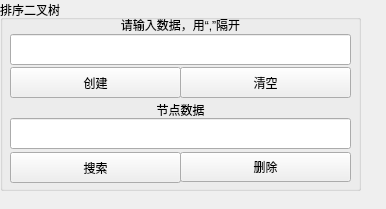
<?xml version="1.0" encoding="UTF-8"?>
<ui version="4.0">
 <class>BinaryTreeUI</class>
 <widget class="QWidget" name="BinaryTreeUI">
  <property name="geometry">
   <rect>
    <x>0</x>
    <y>0</y>
    <width>386</width>
    <height>209</height>
   </rect>
  </property>
  <property name="windowTitle">
   <string>Form</string>
  </property>
  <widget class="QGroupBox" name="groupBox">
   <property name="geometry">
    <rect>
     <x>0</x>
     <y>0</y>
     <width>361</width>
     <height>191</height>
    </rect>
   </property>
   <property name="title">
    <string>排序二叉树</string>
   </property>
   <widget class="QPushButton" name="Button_InsertBiTreeNode">
    <property name="geometry">
     <rect>
      <x>10</x>
      <y>67</y>
      <width>171</width>
      <height>31</height>
     </rect>
    </property>
    <property name="text">
     <string>创建</string>
    </property>
   </widget>
   <widget class="QPushButton" name="Button_SearchBiTreeNode">
    <property name="geometry">
     <rect>
      <x>10</x>
      <y>152</y>
      <width>171</width>
      <height>31</height>
     </rect>
    </property>
    <property name="text">
     <string>搜索</string>
    </property>
   </widget>
   <widget class="QPushButton" name="Button_CleanBiTreeNode">
    <property name="geometry">
     <rect>
      <x>180</x>
      <y>67</y>
      <width>171</width>
      <height>31</height>
     </rect>
    </property>
    <property name="text">
     <string>清空</string>
    </property>
   </widget>
   <widget class="QPushButton" name="Button_DeleteBiTreeNode">
    <property name="geometry">
     <rect>
      <x>180</x>
      <y>152</y>
      <width>171</width>
      <height>30</height>
     </rect>
    </property>
    <property name="text">
     <string>删除</string>
    </property>
   </widget>
   <widget class="QLineEdit" name="BinaryTreeDataEdit_2">
    <property name="geometry">
     <rect>
      <x>10</x>
      <y>118</y>
      <width>341</width>
      <height>31</height>
     </rect>
    </property>
   </widget>
   <widget class="QLineEdit" name="BinaryTreeDataEdit">
    <property name="geometry">
     <rect>
      <x>10</x>
      <y>34</y>
      <width>341</width>
      <height>31</height>
     </rect>
    </property>
   </widget>
   <widget class="QLabel" name="label">
    <property name="geometry">
     <rect>
      <x>10</x>
      <y>12</y>
      <width>341</width>
      <height>25</height>
     </rect>
    </property>
    <property name="text">
     <string>请输入数据，用“,”隔开</string>
    </property>
    <property name="alignment">
     <set>Qt::AlignCenter</set>
    </property>
   </widget>
   <widget class="QLabel" name="label_2">
    <property name="geometry">
     <rect>
      <x>10</x>
      <y>100</y>
      <width>341</width>
      <height>20</height>
     </rect>
    </property>
    <property name="text">
     <string>节点数据</string>
    </property>
    <property name="alignment">
     <set>Qt::AlignCenter</set>
    </property>
   </widget>
  </widget>
 </widget>
 <resources/>
 <connections>
  <connection>
   <sender>Button_CleanBiTreeNode</sender>
   <signal>clicked()</signal>
   <receiver>BinaryTreeUI</receiver>
   <slot>on_binarytree_delete_btn_clicked()</slot>
   <hints>
    <hint type="sourcelabel">
     <x>265</x>
     <y>112</y>
    </hint>
    <hint type="destinationlabel">
     <x>357</x>
     <y>121</y>
    </hint>
   </hints>
  </connection>
  <connection>
   <sender>Button_DeleteBiTreeNode</sender>
   <signal>clicked()</signal>
   <receiver>BinaryTreeUI</receiver>
   <slot>on_binarytree_node_delete_btn_clicked()</slot>
   <hints>
    <hint type="sourcelabel">
     <x>292</x>
     <y>188</y>
    </hint>
    <hint type="destinationlabel">
     <x>322</x>
     <y>202</y>
    </hint>
   </hints>
  </connection>
  <connection>
   <sender>Button_InsertBiTreeNode</sender>
   <signal>clicked()</signal>
   <receiver>BinaryTreeUI</receiver>
   <slot>on_binarytree_create_btn_clicked()</slot>
   <hints>
    <hint type="sourcelabel">
     <x>339</x>
     <y>60</y>
    </hint>
    <hint type="destinationlabel">
     <x>442</x>
     <y>178</y>
    </hint>
   </hints>
  </connection>
  <connection>
   <sender>Button_SearchBiTreeNode</sender>
   <signal>clicked()</signal>
   <receiver>BinaryTreeUI</receiver>
   <slot>on_binarytree_node_search_btn_clicked()</slot>
   <hints>
    <hint type="sourcelabel">
     <x>178</x>
     <y>176</y>
    </hint>
    <hint type="destinationlabel">
     <x>455</x>
     <y>201</y>
    </hint>
   </hints>
  </connection>
 </connections>
 <slots>
  <slot>on_binarytree_create_btn_clicked()</slot>
  <slot>on_binarytree_delete_btn_clicked()</slot>
  <slot>on_binarytree_node_delete_btn_clicked()</slot>
  <slot>on_binarytree_SimulationTree_creat_btn_clicked()</slot>
  <slot>on_bigroottree_create_btn_clicked()</slot>
  <slot>on_bigroottree_insert_btn_clicked()</slot>
  <slot>on_bigroottree_remove_btn_clicked()</slot>
  <slot>on_Btree_create_btn_clicked()</slot>
  <slot>on_Btree_insert_btn_clicked()</slot>
  <slot>on_Btree_remove_btn_clicked()</slot>
  <slot>on_Btree_destroy_btn_clicked()</slot>
  <slot>on_binarytree_node_search_btn_clicked()</slot>
  <slot>on_Btree_search_btn_clicked()</slot>
  <slot>on_binarytree_public_parentnode_search_btn_clicked()</slot>
 </slots>
</ui>
